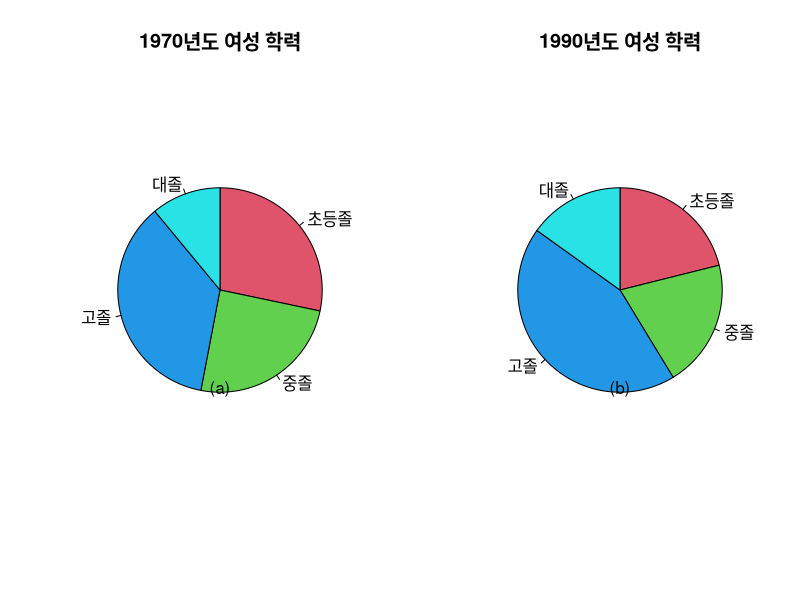

This figure's R source:
#Sys.setlocale("LC_CTYPE", ".1251")

edu <- read.table('./ch1/example4/eductation.txt', header = T,encoding = 'UTF-8')
edu
name <- edu[, 1]
grade70 <- edu[, 2]
grade90 <- edu[, 3]
par(mfrow = c(1, 2))
pie(grade70, label = name, clockwise = T, col = 2:5, main = '1970\ub144\ub3c4 \uc5ec\uc131 \ud559\ub825')
mtext(outer = F, '(a)', side = 1, line = -6)
pie(grade90, label = name, clockwise = T, col = 2:5, main = '1990\ub144\ub3c4 \uc5ec\uc131 \ud559\ub825')
mtext(outer = F, '(b)', side = 1, line = -6)